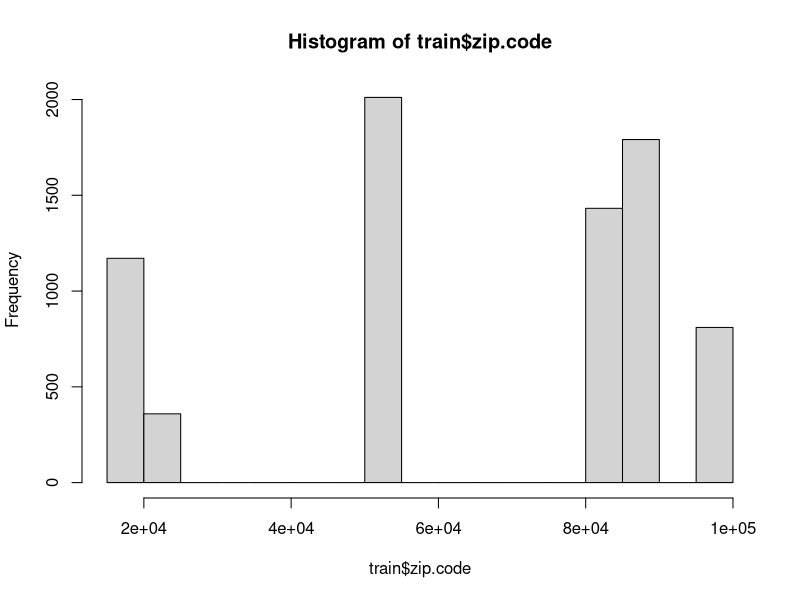
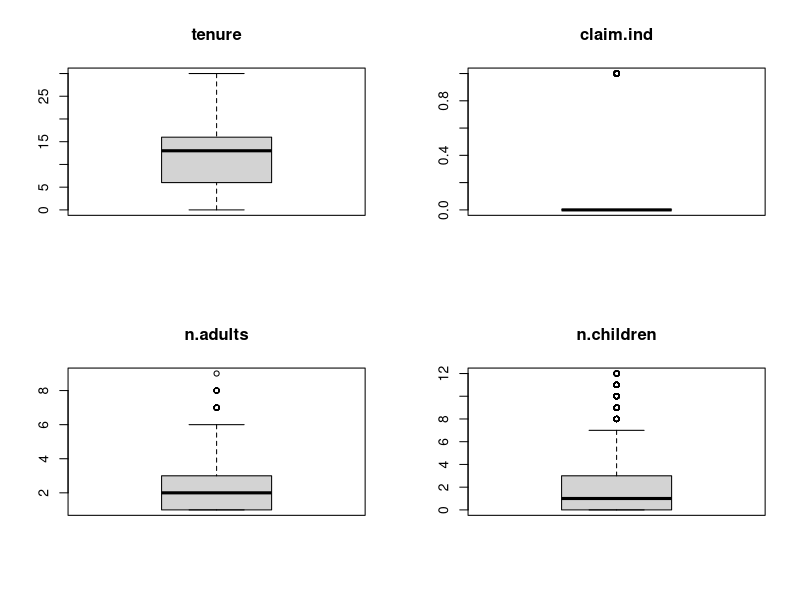

These charts were generated, in order, by the following R code: (Note: this script raises an error after producing the figures.)
setwd("D:/徐文艺/2017 Travelers/")
train = read.csv('Train.csv')
train$year =as.factor(train$year)

##################zip code (assign based on first three digits)
train$area = NA
hist(train$zip.code)
table(train$zip.code %/% 100)
train$area[train$zip.code %/% 100 ==150]="PA"
train$area[train$zip.code %/% 100 ==201]="DC"
train$area[train$zip.code %/% 100 ==500]="IA"
train$area[train$zip.code %/% 100 ==800]="CO"
train$area[train$zip.code %/% 100 ==801]="CO"
train$area[train$zip.code %/% 100 ==850]="AZ"
train$area[train$zip.code %/% 100 ==980]="wA"

train$area =as.factor(train$area)
train$zip.code=as.factor(train$zip.code)
train =train[,c(1:17,19,18)]
summary(train)
str(train)

par(mfrow=c(2,2))
for (i in (2:18)) {
  if(class(train[,i])!='factor') {
  boxplot(train[,i],main = colnames(train)[i])}
  else {next}
}

#n.adults
hist(train$n.adults)
#nrow(subset(train,train$n.adults>6))
train1 = subset(train,train$n.adults<=6)

#n.children
hist(train$n.children)
#nrow(subset(train,train$n.children<=7))
train2 = subset(train1,train1$n.adults<=7)

#len.at.res
hist(train$len.at.res)
boxplot(train$len.at.res)
#nrow(subset(train,train$len.at.res>27))
train3 = subset(train2,train2$len.at.res<=27)

#ni.age
hist(train$ni.age)
#nrow(subset(train,train$ni.age>80))
train4 = subset(train3,train3$ni.age<=90)


#i=2
for (i in (2:18)) {
  if(class(train4[,i])!='factor') {
    if (sum(is.na(train4[,i]))!=0) {
      train4[which(is.na(train4[,i])),i]=mean(train4[,i],na.rm=T)
    }
  }
  else {next}
}

summary(train4[,-c(6,9,10,11,13,14,16,17,18)])
str(train)

#deal with categorical variables containing NA
summary(train4[,c(6,9,10,11,13,14,16,17,18)])
#i=6
for (i in (2:18)) {
  if(class(train4[,i])=='factor') {
    if (sum(is.na(train4[,i]))!=0) {
      train4=subset(train4,!is.na(train4[,i]))
    }
  } 
  else {next}
} 

summary(train4)

#dummy variable
colnames(train4)[c(6,9,10,11,13,14,18)]
fmla = as.formula(paste("~",paste(colnames(train4)[c(6,9,10,11,13,14,18)],collapse = "+"),sep = ""))
dummies = model.matrix(fmla,train4)[,-1]
dummies = as.data.frame(dummies)
train5 = cbind(dummies,train4[,-c(6,9,10,11,13,14,16,17,18)])
summary(train5)

#remove cancel -1 value
table(train$cancel)
train6 = train5[train5$cancel!=-1,]
summary(train6)


#############standardization
colnames(train6)
range01 = function(x){
  (x-min(x))/(max(x)-min(x))
}
train6$tenure = range01(train6$tenure)
train6$n.adults=range01(train6$n.adults)
train6$n.children=range01(train6$n.children)
train6$premium=range01(train6$premium)
train6$len.at.res=range01(train6$len.at.res)
train6$ni.age=range01(train6$ni.age)

############split train,validation
model =train6

#####way 2:  model = as.data.frame(scale(model[,-c(18,27)]))
#model = cbind(model,train6[,27])


############model part
formula = as.formula(paste("cancel~",paste(colnames(model)[-c(18,27)],collapse = "+"),sep = ""))
fit = glm(formula,model,family = binomial())
summary(fit)





